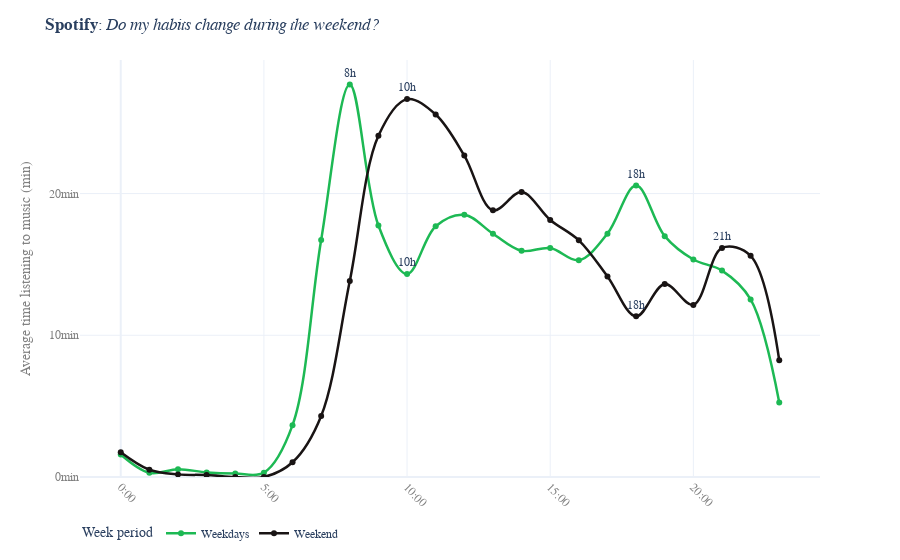

The cell this chart's notebook holds for it:
### Code cell
fig = px.line(df_weekend, x='hour', y='hour_to_minutes', color='week_period', text='text',
              line_shape='spline', color_discrete_sequence=spotify_colors)

fig.update_traces(mode='lines+markers+text', textposition='top center', line_width=2.5)
fig.update_yaxes(rangemode='tozero', ticksuffix='min', nticks=5)
fig.update_xaxes(title='', ticksuffix=':00', tickangle=45)

fig.update_layout(
    title='<b>Spotify</b>: <i>Do my habits change during the weekend?</i>',
    legend_title='Week period',
    legend_orientation='h',
    yaxis_title='Average time listening to music (min)',
)

write('medium', fig, 'weekday_vs_weekend')

### Figure 1 — Plotly figure (JSON) as saved in the notebook; plotly's stock layout.template omitted (floating-point values rounded to 4 significant figures)
{"data": [{"hovertemplate": "week_period=Weekdays<br>hour=%{x}<br>hour_to_minutes=%{y}<br>text=%{text}<extra></extra>", "legendgroup": "Weekdays", "line": {"color": "#1DB954", "dash": "solid", "shape": "spline", "width": 2.5}, "marker": {"symbol": "circle"}, "mode": "lines+markers+text", "name": "Weekdays", "orientation": "v", "showlegend": true, "text": ["", "", "", "", "", "", "", "", "8h", "", "10h", "", "", "", "", "", "", "", "18h", "", "", "", "", ""], "textposition": "top center", "type": "scatter", "x": [0, 1, 2, 3, 4, 5, 6, 7, 8, 9, 10, 11, 12, 13, 14, 15, 16, 17, 18, 19, 20, 21, 22, 23], "xaxis": "x", "y": [1.591, 0.2946, 0.5527, 0.3236, 0.2503, 0.3055, 3.655, 16.73, 27.68, 17.74, 14.32, 17.7, 18.5, 17.17, 15.96, 16.15, 15.29, 17.17, 20.56, 16.99, 15.34, 14.56, 12.53, 5.257], "yaxis": "y"}, {"hovertemplate": "week_period=Weekend<br>hour=%{x}<br>hour_to_minutes=%{y}<br>text=%{text}<extra></extra>", "legendgroup": "Weekend", "line": {"color": "#191414", "dash": "solid", "shape": "spline", "width": 2.5}, "marker": {"symbol": "circle"}, "mode": "lines+markers+text", "name": "Weekend", "orientation": "v", "showlegend": true, "text": ["", "", "", "", "", "", "", "", "", "", "10h", "", "", "", "", "", "", "", "18h", "", "", "21h", "", ""], "textposition": "top center", "type": "scatter", "x": [0, 1, 2, 3, 4, 5, 6, 7, 8, 9, 10, 11, 12, 13, 14, 15, 16, 17, 18, 19, 20, 21, 22, 23], "xaxis": "x", "y": [1.747, 0.5103, 0.1851, 0.1375, 0, 0, 1.038, 4.306, 13.82, 24.07, 26.66, 25.58, 22.68, 18.81, 20.1, 18.14, 16.7, 14.15, 11.33, 13.61, 12.14, 16.16, 15.61, 8.239], "yaxis": "y"}], "layout": {"font": {"family": "Helvetica"}, "legend": {"orientation": "h", "title": {"text": "Week period"}, "tracegroupgap": 0}, "margin": {"t": 60}, "title": {"text": "<b>Spotify</b>: <i>Do my habits change during the weekend?</i>"}, "xaxis": {"anchor": "y", "color": "grey", "domain": [0, 1], "tickangle": 45, "ticksuffix": ":00", "title": {"text": ""}}, "yaxis": {"anchor": "x", "color": "grey", "domain": [0, 1], "nticks": 5, "rangemode": "tozero", "ticksuffix": "min", "title": {"text": "Average time listening to music (min)"}}}}
